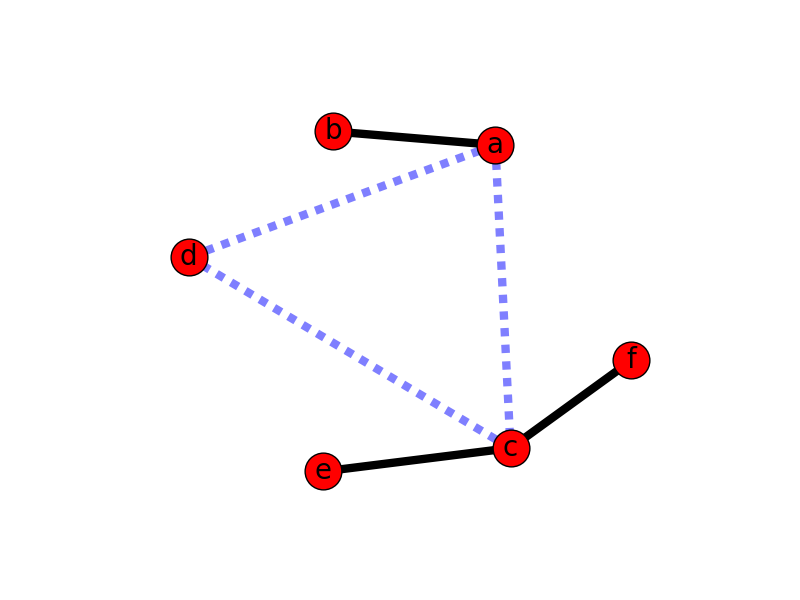

This figure's Python source:
#!/usr/bin/env python
"""
An example using Graph as a weighted network.
"""
import networkx as nx

__author__ = """Aric Hagberg ([email redacted])"""
try:
    import matplotlib.pyplot as plt
except:
    raise

# import networkx as nx
# class EdgeInfo(self):
#     __init__(self):
#         self.edge

custom_edge_dict = {'name':'edger','age':'5'}

G=nx.Graph()

G.add_edge('a','b',weight=0.6,object=custom_edge_dict)
G.add_edge('a','c',weight=0.2,)
G.add_edge('c','d',weight=0.1)
G.add_edge('c','e',weight=0.7)
G.add_edge('c','f',weight=0.9)
G.add_edge('a','d',weight=0.3)

elarge=[(u,v) for (u,v,d) in G.edges(data=True) if d['weight'] >0.5]
esmall=[(u,v) for (u,v,d) in G.edges(data=True) if d['weight'] <=0.5]

pos=nx.spring_layout(G) # positions for all nodes

# nodes
nx.draw_networkx_nodes(G,pos,node_size=700)

# edges
nx.draw_networkx_edges(G,pos,edgelist=elarge,
                    width=6)
nx.draw_networkx_edges(G,pos,edgelist=esmall,
                    width=6,alpha=0.5,edge_color='b',style='dashed')

# labels
nx.draw_networkx_labels(G,pos,font_size=20,font_family='sans-serif')

plt.axis('off')
plt.savefig("weighted_graph.png") # save as png
plt.show() # display